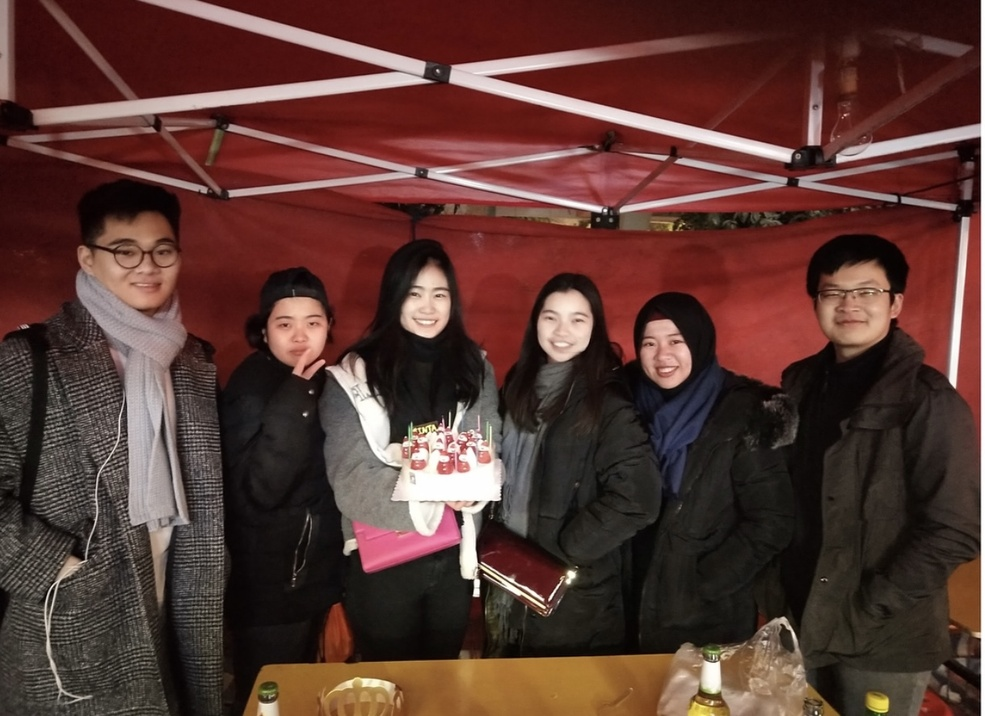
#> input picture Python 10 Real-World Programs/Computer Vision/Pic/Us.jpg, 985 x 716 px, shrunk from 1219 x 886 before the run, found by its file name
$ jupyter execute face_detection.ipynb
#> lines starting #> are read from the running program, lines starting #| are printed output that depends on the picture; after the words box and inside, x2 and y2 are one past the last pixel; in counts of white or black regions, pixels touching at a corner belong together
[cell 1]
import cv2

[cell 2]
face_cascade=cv2.CascadeClassifier("haarcascade_frontalface_default.xml")

[cell 3]
img = cv2.imread("/Users/clcx/Documents/GitHub/My-Python-Learning/Python 10 Real-World Programs/Computer Vision/Pic/Us.jpg")
#> img is the input picture: shape (716, 985, 3); mean B, G, R 50.6, 56.5, 88.3

[cell 4]
gray_img = cv2.cvtColor(img,cv2.COLOR_BGR2GRAY)
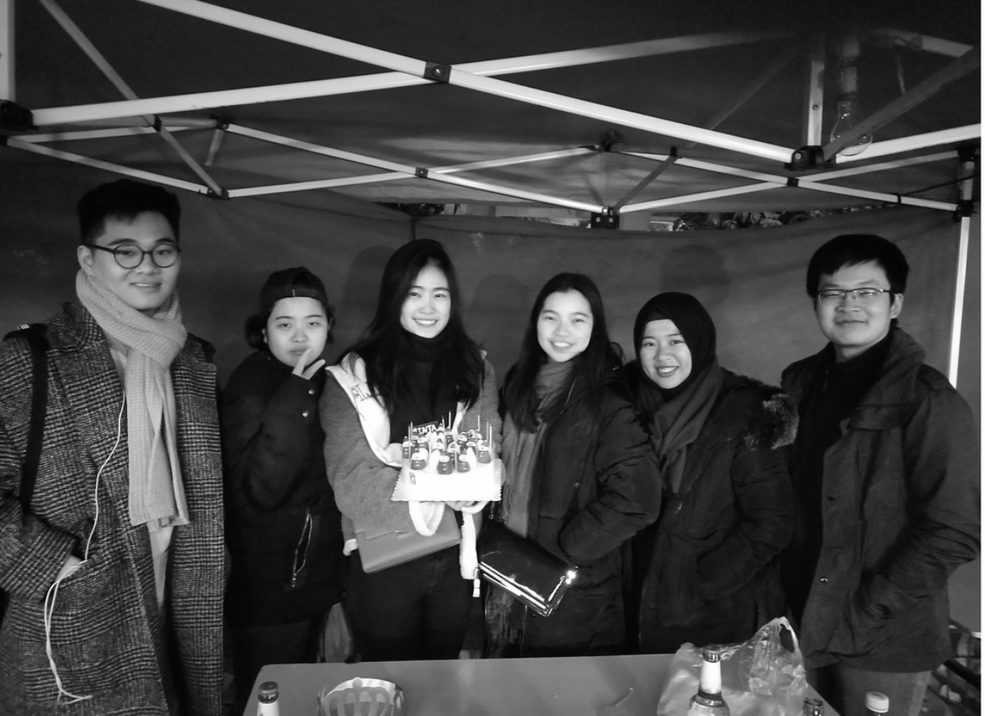
#> gray_img: shape (716, 985); min 1, max 255, mean 65.3

[cell 5]
faces = face_cascade.detectMultiScale(gray_img,scaleFactor=1.05,minNeighbors=5)
#> faces = [[397, 272, 61, 61], [813, 262, 82, 82], [532, 294, 66, 66], [262, 296, 73, 73], [632, 320, 63, 63], [598, 469, 72, 72], [89, 209, 109, 109]]

for x,y,w,h in faces:
    img = cv2.rectangle(img, (x,y),(x+w,y+h),(0,255,0),3)
#> this loop made 7 passes
#> pass 1, `img = cv2.rectangle(img, (x,y),(x+w,y+h),(0,255,0),3)`:
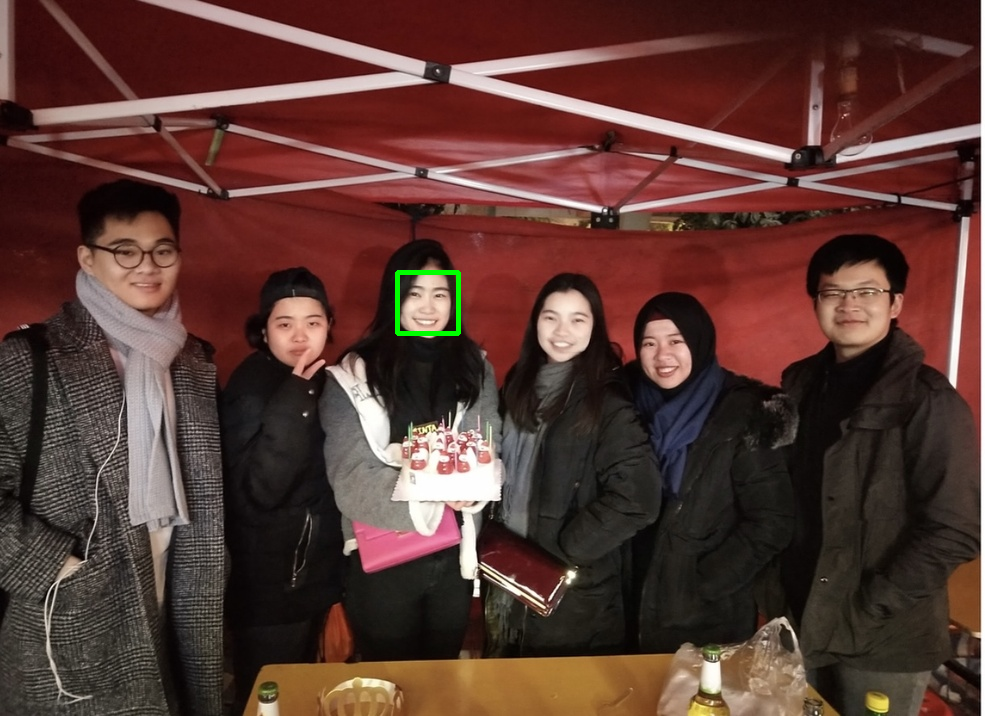
#> img: shape (716, 985, 3); 0.17% of pixels changed, all inside (x1, y1, x2, y2) = (395, 270, 461, 336)
#> pass 2, `img = cv2.rectangle(img, (x,y),(x+w,y+h),(0,255,0),3)`:
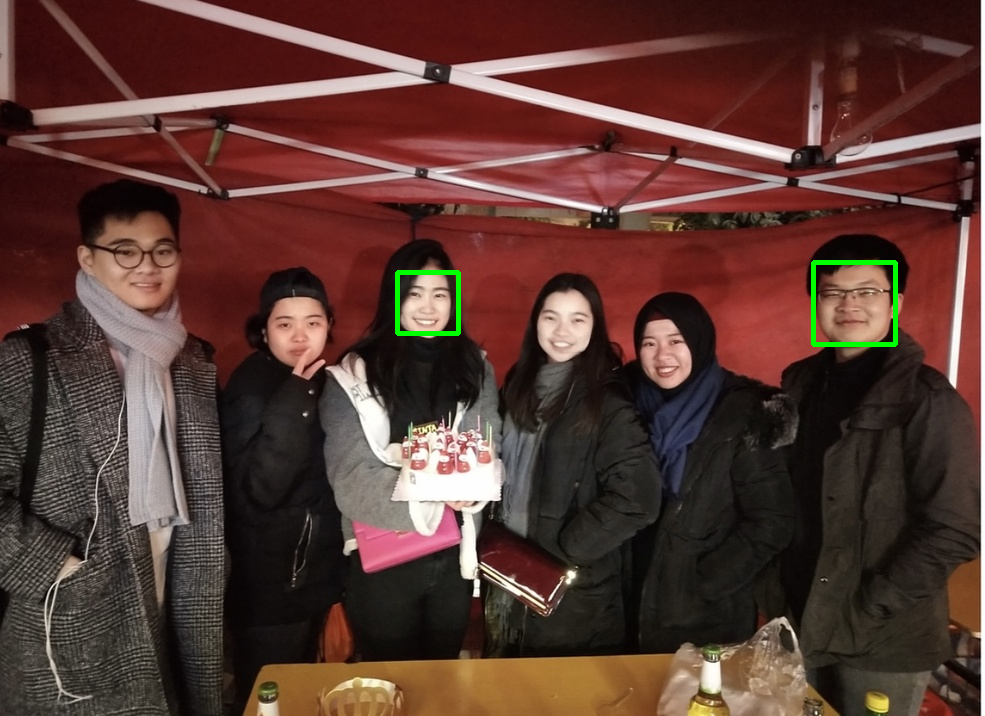
#> img: shape (716, 985, 3); 0.23% of pixels changed, all inside (x1, y1, x2, y2) = (811, 260, 898, 347)
#> pass 3, `img = cv2.rectangle(img, (x,y),(x+w,y+h),(0,255,0),3)`:
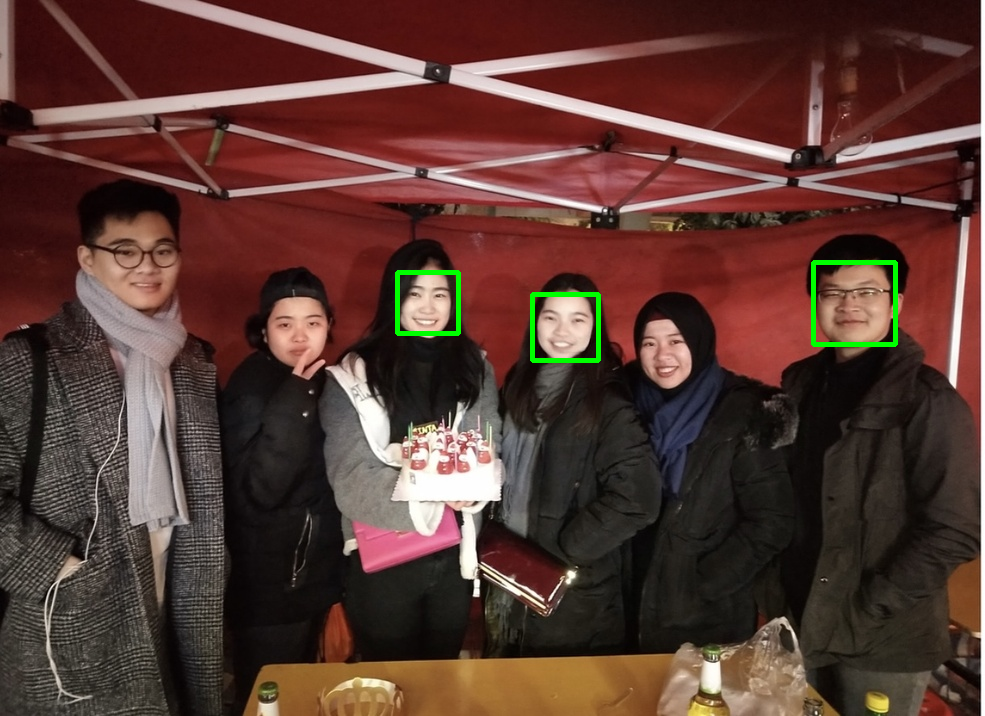
#> img: shape (716, 985, 3); 0.19% of pixels changed, all inside (x1, y1, x2, y2) = (530, 292, 601, 363)
#> after the loop:
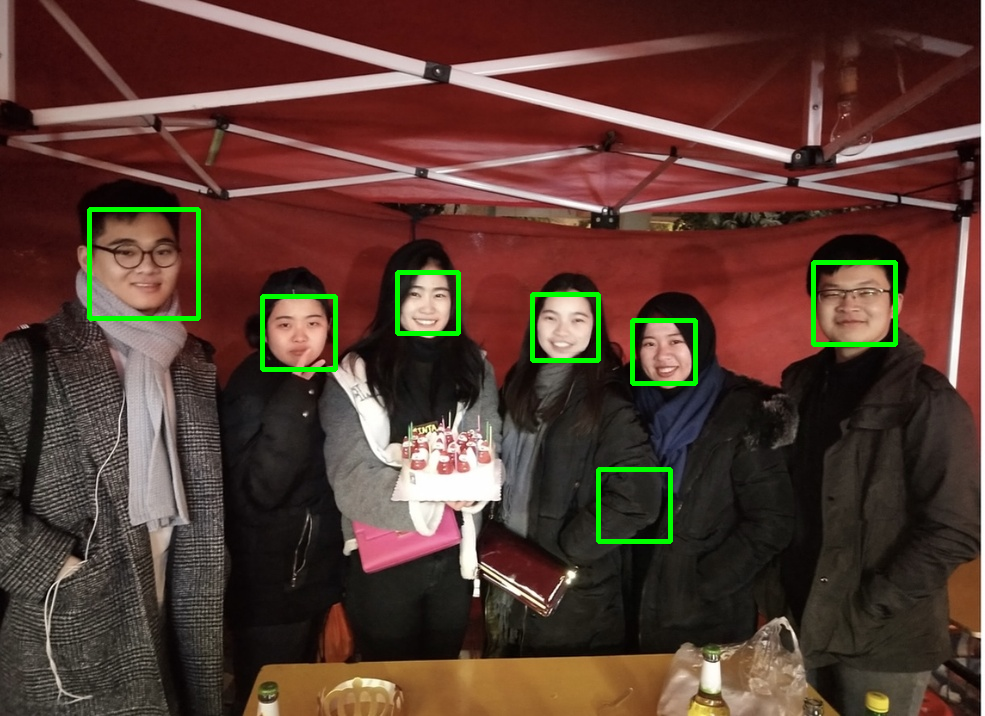
#> img: shape (716, 985, 3); 0.89% of pixels changed, all inside (x1, y1, x2, y2) = (87, 207, 698, 544)

cv2.imshow("Div",img)
cv2.waitKey(10000)
cv2.destroyAllWindows()

$ run again, with Python 10 Real-World Programs/Computer Vision/Pic/Joyce.jpg copied over Python 10 Real-World Programs/Computer Vision/Pic/Us.jpg
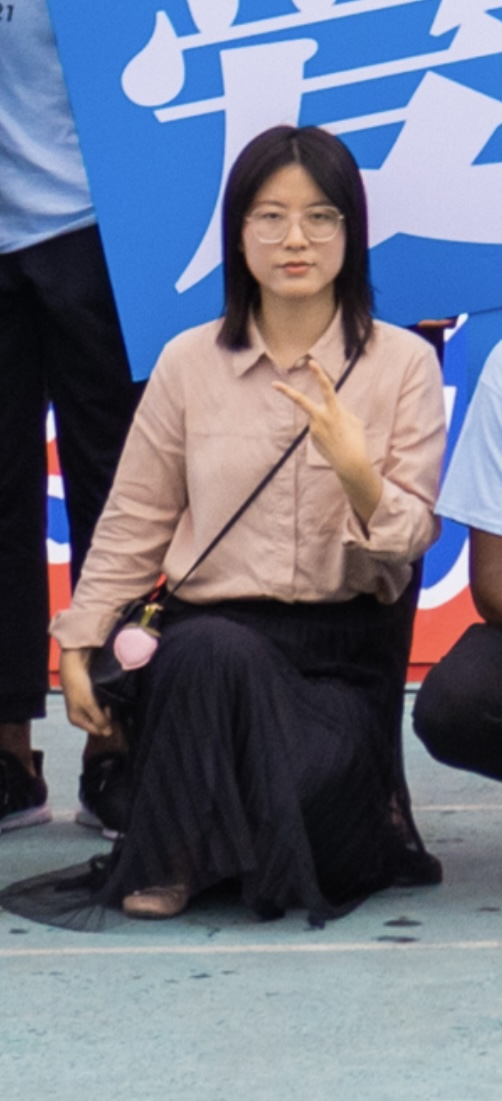
#> input picture Python 10 Real-World Programs/Computer Vision/Pic/Joyce.jpg, 502 x 1101 px, found by its file name
#> img is the input picture: shape (1101, 502, 3); mean B, G, R 131.8, 114.1, 109.4
#> `gray_img = cv2.cvtColor(img,cv2.COLOR_BGR2GRAY)`:
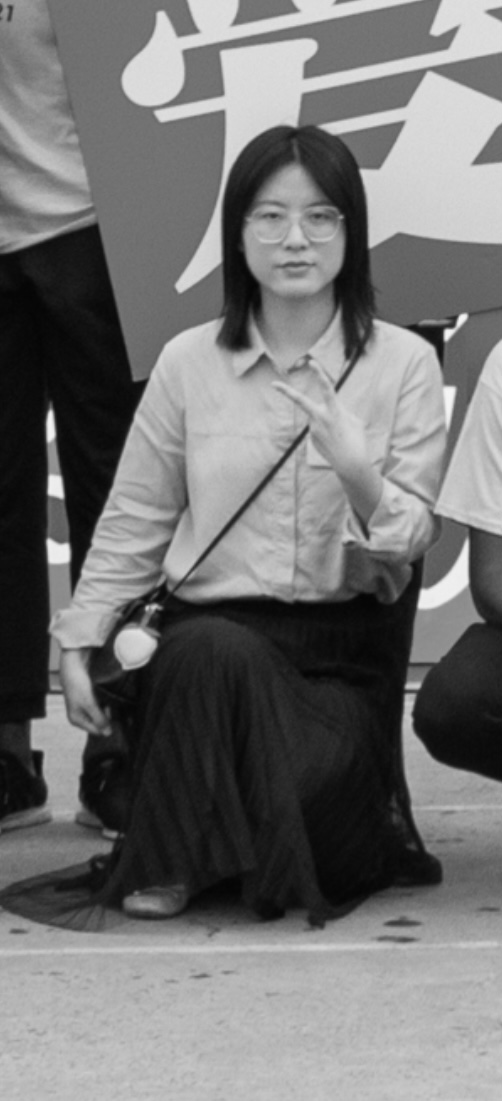
#> gray_img: shape (1101, 502); min 4, max 245, mean 114.7
#> faces = [[71, 556, 65, 65], [238, 508, 70, 70], [234, 171, 121, 121], [222, 315, 160, 160]]
#> the loop `for x,y,w,h in faces:` made 4 passes
#> after the loop `for x,y,w,h in faces:`:
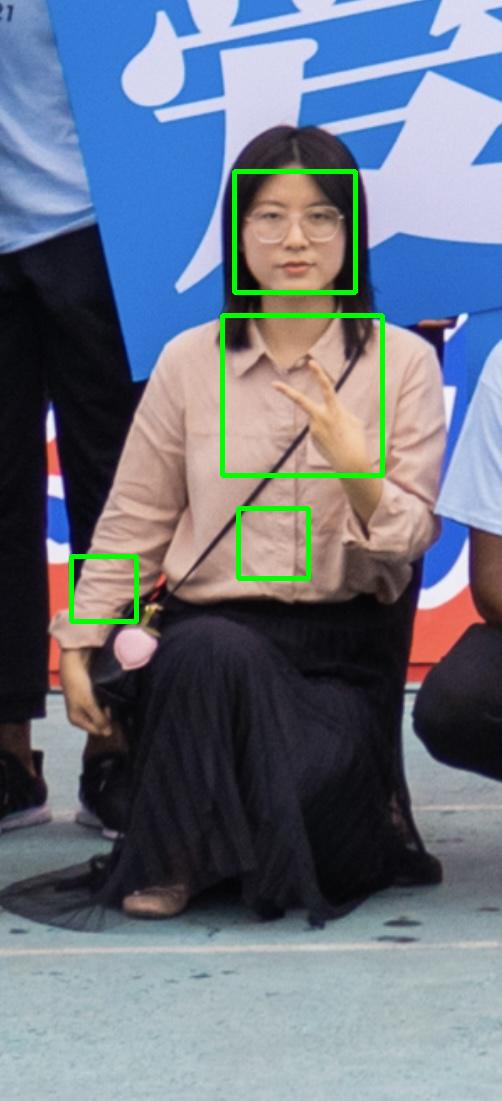
#> img: shape (1101, 502, 3); mean B, G, R 130.2, 116.2, 107.4
